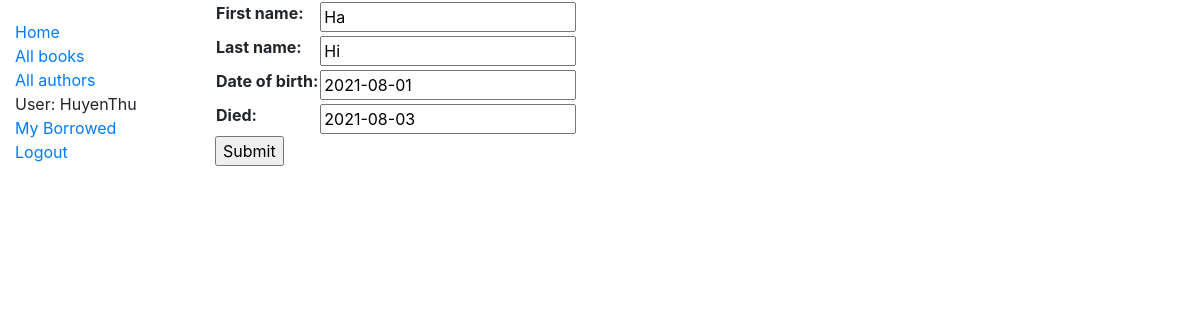
Page /en-us/catalog/author/1/update/ (signed in) on the committed database.
### catalog/models.py (models this page shows, shortened)
class Author(models.Model):
    first_name = models.CharField(max_length=100)
    last_name = models.CharField(max_length=100)
    date_of_birth = models.DateField(null=True, blank=True)
    date_of_death = models.DateField('Died', null=True, blank=True)
    class Meta:
        ordering = ['last_name', 'first_name']

### catalog/views.py (the view)
# urls.py: path('author/<int:pk>/update/', views.AuthorUpdate.as_view(), name='author-update'),
class AuthorUpdate(UpdateView):
    model = Author
    fields = ['first_name', 'last_name', 'date_of_birth', 'date_of_death']

### catalog/templates/catalog/author_form.html (shortened to what this page needs)
{% extends "base_generic.html" %}
{% load i18n %}
{% block content %}
  <form action="" method="post">
    <table>
      {{ form.as_table }}
    </table>
    <input type="submit" value="{% translate 'Submit' %}">
  </form>
{% endblock %}

### catalog/templates/base_generic.html (shortened to what this page needs)
{% load i18n %}
<!DOCTYPE html>
<html lang="en">
<head>
        <link rel="stylesheet" href="https://cdn.jsdelivr.net/npm/bootstrap@4.5.3/dist/css/bootstrap.min.css">
    {% load static %}
    <link rel="stylesheet" href="{% static 'css/styles.css' %}">
</head>
<body>
    <div class="container-fluid">
        <div class="row">
            <div class="col-sm-2">
                {% block sidebar %}
                    <ul class="sidebar-nav">
                        <li><a href="{% url 'index' %}">{% translate "Home" %}</a></li>
                        <li><a href="{% url 'books' %}">{% translate "All books" %}</a></li>
                        <li><a href="{% url 'authors' %}">{% translate "All authors" %}</a></li>
                        {% if user.is_authenticated %}
                            <li>{% translate 'User:' %} {{ user.get_username }}</li>
                            <li><a href="{% url 'my-borrowed' %}">{% translate "My Borrowed" %}</a></li>
                            <li><a href="{% url 'logout'%}?next={{request.path}}">{% translate 'Logout' %}</a></li>
                        {% else %}
                            <li><a href="{% url 'login'%}?next={{request.path}}">{% translate 'Login' %}</a></li>
                        {% endif %}
                    </ul>
                {% endblock %}
            </div>
            <div class="col-sm-10 ">
                {% block content %}{% endblock %}
            </div>
        </div>
    </div>
</body>
</html>

### catalog/static/styles.css (style rules this page uses)
.sidebar-nav { margin-top: 20px; padding: 0; list-style: none; }

### rows in the picture
Author: first_name "Ha", last_name "Hi", date_of_birth "2021-08-01", date_of_death "2021-08-03"

### other values in the picture
{{ user.get_username }} "HuyenThu"
